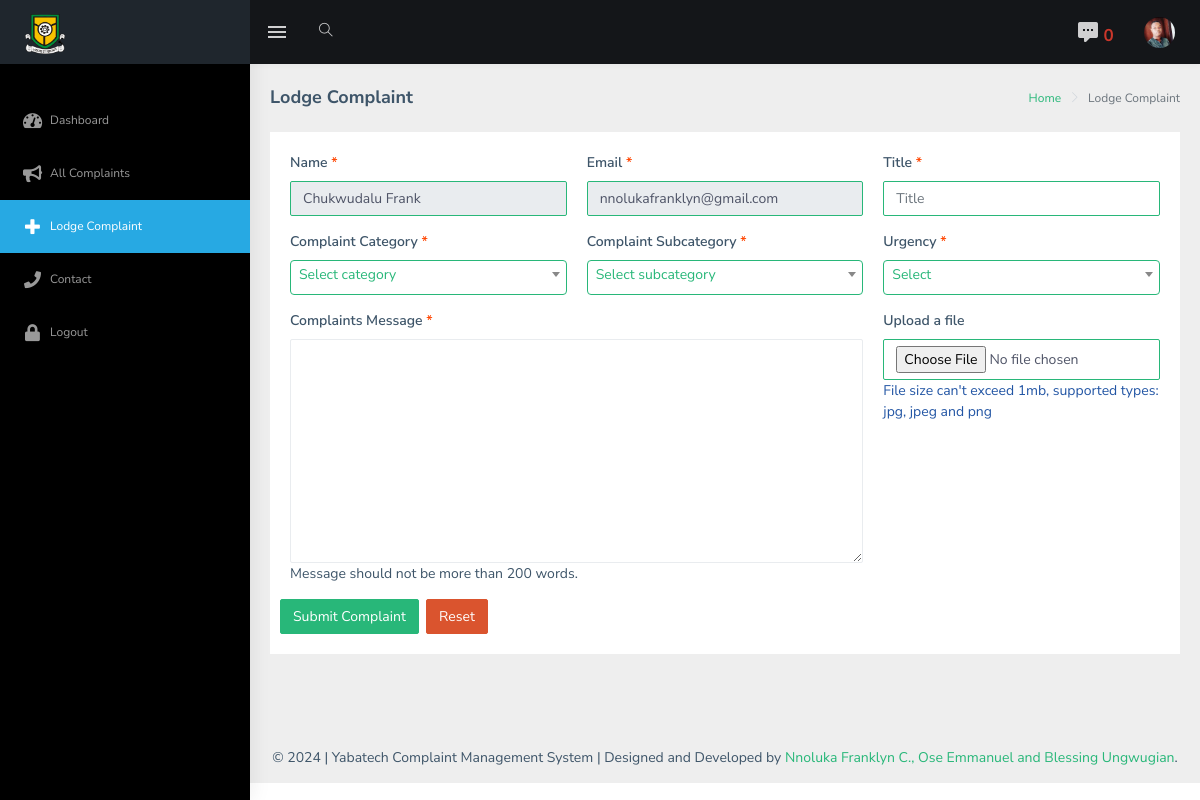
The app's page /add-complaint.php (signed in) with its own data.
### tables this page shows
CREATE TABLE `user` (
  `studentID` int(11) NOT NULL,
  `matric_no` varchar(200) NOT NULL,
  `name` text NOT NULL,
  `username` varchar(200) NOT NULL,
  `email` varchar(200) NOT NULL,
  `phone_no` varchar(11) NOT NULL,
  `password` varchar(260) NOT NULL,
  `photo` varchar(200) NOT NULL,
  `account_status` varchar(40) NOT NULL DEFAULT 'active'
);

### admin/classes/Functions.php (called while the page is built, shortened)
<?php
$dot_env = Dotenv::createImmutable(dirname(__DIR__));
class Functions extends Database{
    public function base_url(){
        return 'http://localhost:8080/project/';
    }
}

### admin/classes/Database.php (called while the page is built, shortened)
<?php
$dot_env = Dotenv::createImmutable(dirname(__DIR__));
class Database
{
    private $dbh;
    private $stmt;
    public function __construct()
    {
        $this->host = $_ENV["DB_HOST"];
        $this->database = $_ENV["DB_NAME"];
        $this->user = $_ENV['DB_USER'];
        $this->password = $_ENV['DB_PASS'];
        $dsn = "mysql:host=".$this->host.";dbname=".$this->database;
        $options = array(
            PDO::ATTR_PERSISTENT => true,
            PDO::ATTR_ERRMODE => PDO::ERRMODE_EXCEPTION
        );
        try{
            $this->dbh = new PDO($dsn, $this->user, $this->password, $options);
        }catch (PDOException $err){
            $this->error = $err->getMessage();
        }
    }
    public function query($query){
        $this->stmt = $this->dbh->prepare($query);
    }
    public function bind($param, $value, $type = null){
        if(is_null($type)){
            switch (true){
                case is_null($value):
                    $type = PDO::PARAM_NULL;
                    break;
                default:
                    $type = PDO::PARAM_STR;
            }
        }
        $this->stmt->bindValue($param, $value, $type);
    }
    public function execute(){
        return $this->stmt->execute();
    }
    public function fetchSingle(){
        $this->execute();
        return $this->stmt->fetch(PDO::FETCH_OBJ);
    }
    public function fetchColumn(){
        $this->execute();
        return $this->stmt->fetchColumn();
    }
    public function rowCount(){
        $this->execute();
        return $this->stmt->rowCount();
    }
}

### add-complaint.php (the view, shortened to what this page needs)
<?php
if(isset($_SESSION['username'])){
?>
<!DOCTYPE html>
<html dir="ltr" lang="en">
<head>
    <?php include "inc/header.php"; ?>
    <div id="main-wrapper">
        <?php include 'inc/top-bar.php'?>
        <?php include 'inc/side-bar.php'?>
        <div class="page-wrapper">
            <div class="page-breadcrumb">
                <div class="row">
                    <div class="col-12 d-flex no-block align-items-center">
                        <h4 class="page-title">Lodge Complaint</h4>
                        <div class="ml-auto text-right">
                            <nav aria-label="breadcrumb">
                                <ol class="breadcrumb">
                                    <li class="breadcrumb-item"><a href="<?php echo $base_url; ?>">Home</a></li>
                                    <li class="breadcrumb-item active" aria-current="page">Lodge Complaint</li>
                                </ol>
                            </nav>
                        </div>
                    </div>
                </div>
            </div>
            <div class="container-fluid">
                <div class="row">
                    <div class="col-12">
                        <div class="card">
                            <div class="card-body">
                                <?php
                                $sql = "SELECT * FROM user WHERE username =:username";
                                $conn->query($sql);
                                $conn->bind('username', $_SESSION['username']);
                                $row_count = $conn->rowCount();
                                if($row_count > 0){
                                    $result = $conn->fetchSingle();
                                    $name = $result->name;
                                    $email = $result->email;
                                ?>
                                <form method="post" id="complaints_form" enctype="multipart/form-data">
                                <div class="row mb-6">
                                    <div class="col-lg-4 create-space">
                                        <label for="name">Name <span style="color: orangered;">*</span></label>
                                        <input type="text" class="form-control is-valid" placeholder="Full Name" id="name" value="<?php echo $name; ?>" name="name" readonly style="cursor: not-allowed">
                                    </div>
                                    <div class="col-lg-4 create-space">
                                        <label for="email">Email <span style="color: orangered;">*</span></label>
                                        <input type="text" class="form-control is-valid" placeholder="Email" id="email" value="<?php echo $email;?>" name="email" readonly style="cursor: not-allowed">
                                    </div>
                                    <div class="col-lg-4 create-space">
                                        <label for="subject">Title <span style="color: orangered;">*</span></label>
                                        <input type="text" class="form-control is-valid" placeholder="Title" id="subject" name="subject">
                                    </div>
                                    <div class="col-lg-4 create-space">
                                        <label for="category">Complaint Category <span style="color: orangered;">*</span></label>
                                    </div>
                                    <div class="col-lg-4 create-space">
                                        <label for="subcategory">Complaint Subcategory <span style="color: orangered;">*</span></label>
                                    </div>
                                    <div class="col-lg-4 create-space">
                                        <label for="urgency">Urgency <span style="color: orangered;">*</span></label>
                                    </div>
                                    <div class="col-lg-8 create-space">
                                        <label for="c_message">Complaints Message <span style="color: orangered;">*</span></label>
                                        <textarea name="message"  cols="30" rows="10" class="form-control"  id="c_message"></textarea>
                                        <span>Message should not be more than 200 words.</span>
                                    </div>
                                    <div class="col-lg-4 create-space">
                                        <label for="file">Upload a file</label>
                                        <input type="file" name="file" class="form-control is-valid">
                                        <span class="text-info">File size can't exceed 1mb, supported types: jpg, jpeg and png</span>
                                    </div>
                                    <input type="submit" class="btn btn-success" value="Submit Complaint" id="submit" name="submit">
                                    <input type="reset" class="btn btn-danger">
                                </div>
                                </form>
                                <?php } else{
                                    echo "<p style='text-align: center; '> Your details were not found, you can't submit a complaint. </p>";
                                }?>
                            </div>
                        </div>
                    </div>
                </div>
            </div>
            <?php include 'inc/scripts.php'; ?>
</body>
</html>
    <?php
}?>

### inc/top-bar.php (shortened to what this page needs)
<header class="topbar" data-navbarbg="skin5">
    <nav class="navbar top-navbar navbar-expand-md navbar-dark">
        <div class="navbar-header" data-logobg="skin5">
            <a class="navbar-brand" href="index.php">
                <b class="logo-icon p-l-10">
                </b>
                <span class="logo-text">
                             <img src="<?php echo $base_url; ?>assets/images/site-logo.png" alt="homepage" class="light-logo" width="40" height="40"/>
                        </span>
            </a>
        </div>
        <div class="navbar-collapse collapse" id="navbarSupportedContent" data-navbarbg="skin5">
            <ul class="navbar-nav float-left mr-auto">
                <li class="nav-item d-none d-md-block"><a class="nav-link sidebartoggler waves-effect waves-light" href="javascript:void(0)" data-sidebartype="mini-sidebar"><i class="mdi mdi-menu font-24"></i></a></li>
                <li class="nav-item search-box"> <a class="nav-link waves-effect waves-dark" href="javascript:void(0)"><i class="ti-search"></i></a>
            </ul>
            <ul class="navbar-nav float-right">
                <li class="nav-item dropdown">
                    <?php
                    $sql = "SELECT * FROM messages JOIN user u on messages.user = u.username
                                 WHERE messages.user = :username AND is_read =:no ORDER BY id DESC LIMIT 3";
                    $conn->query($sql);
                    $conn->bind(":username", $_SESSION['username']);
                    $conn->bind(":no", "no");
                    $rowCount = $conn->rowCount();
                    ?>
                    <a class="nav-link dropdown-toggle waves-effect waves-dark" href="" id="2" data-toggle="dropdown" aria-haspopup="true" aria-expanded="false"> <i class="font-24 mdi mdi-comment-processing"></i>
                        <span style="color: #cb372b; font-weight: bolder; font-size: 17px;"><?php echo $rowCount; ?></span>
                    </a>
                </li>
                <li class="nav-item dropdown">
                    <?php
                    $sql = "SELECT photo FROM user WHERE username =:username";
                    $conn->query($sql);
                    $conn->bind(":username", $_SESSION['username']);
                    $image = $conn->fetchColumn();
                    $image_link = $conn->base_url()."assets/images/$image";
                    ?>
                    <a class="nav-link dropdown-toggle text-muted waves-effect waves-dark pro-pic" href="" data-toggle="dropdown" aria-haspopup="true" aria-expanded="false">
                       <?php
                        if(empty($image)){
                            ?>
                            <img src="<?php echo $base_url; ?>assets/images/users/1.jpg" alt="user" class="rounded-circle" width="31">
                            <?php
                        }else{
                            ?>
                            <img src="<?= $image_link; ?>" alt="user" class="rounded-circle" width="31">
                            <?php
                        }
                       ?>
                    </a>
                </li>
            </ul>
        </div>
    </nav>
</header>

### inc/header.php (style rules this page uses)
#main-wrapper div { font-size: 14px; }
.create-space { margin-bottom: 15px !important; }
#main-wrapper[data-sidebartype=full] .page-wrapper { margin-left: 250px !important; }

### records on screen
user: photo (picture), name "Chukwudalu Frank", email "nnolukafranklyn@gmail.com"

### other values on screen
$rowCount "0"
